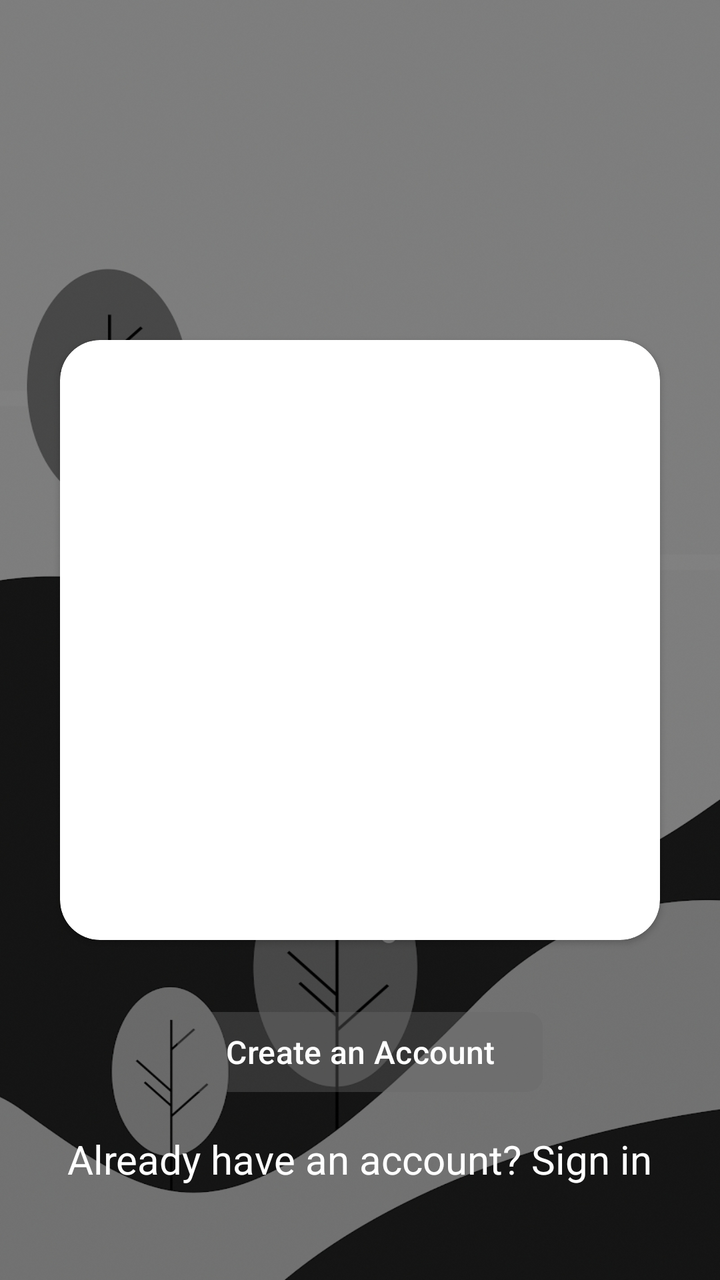
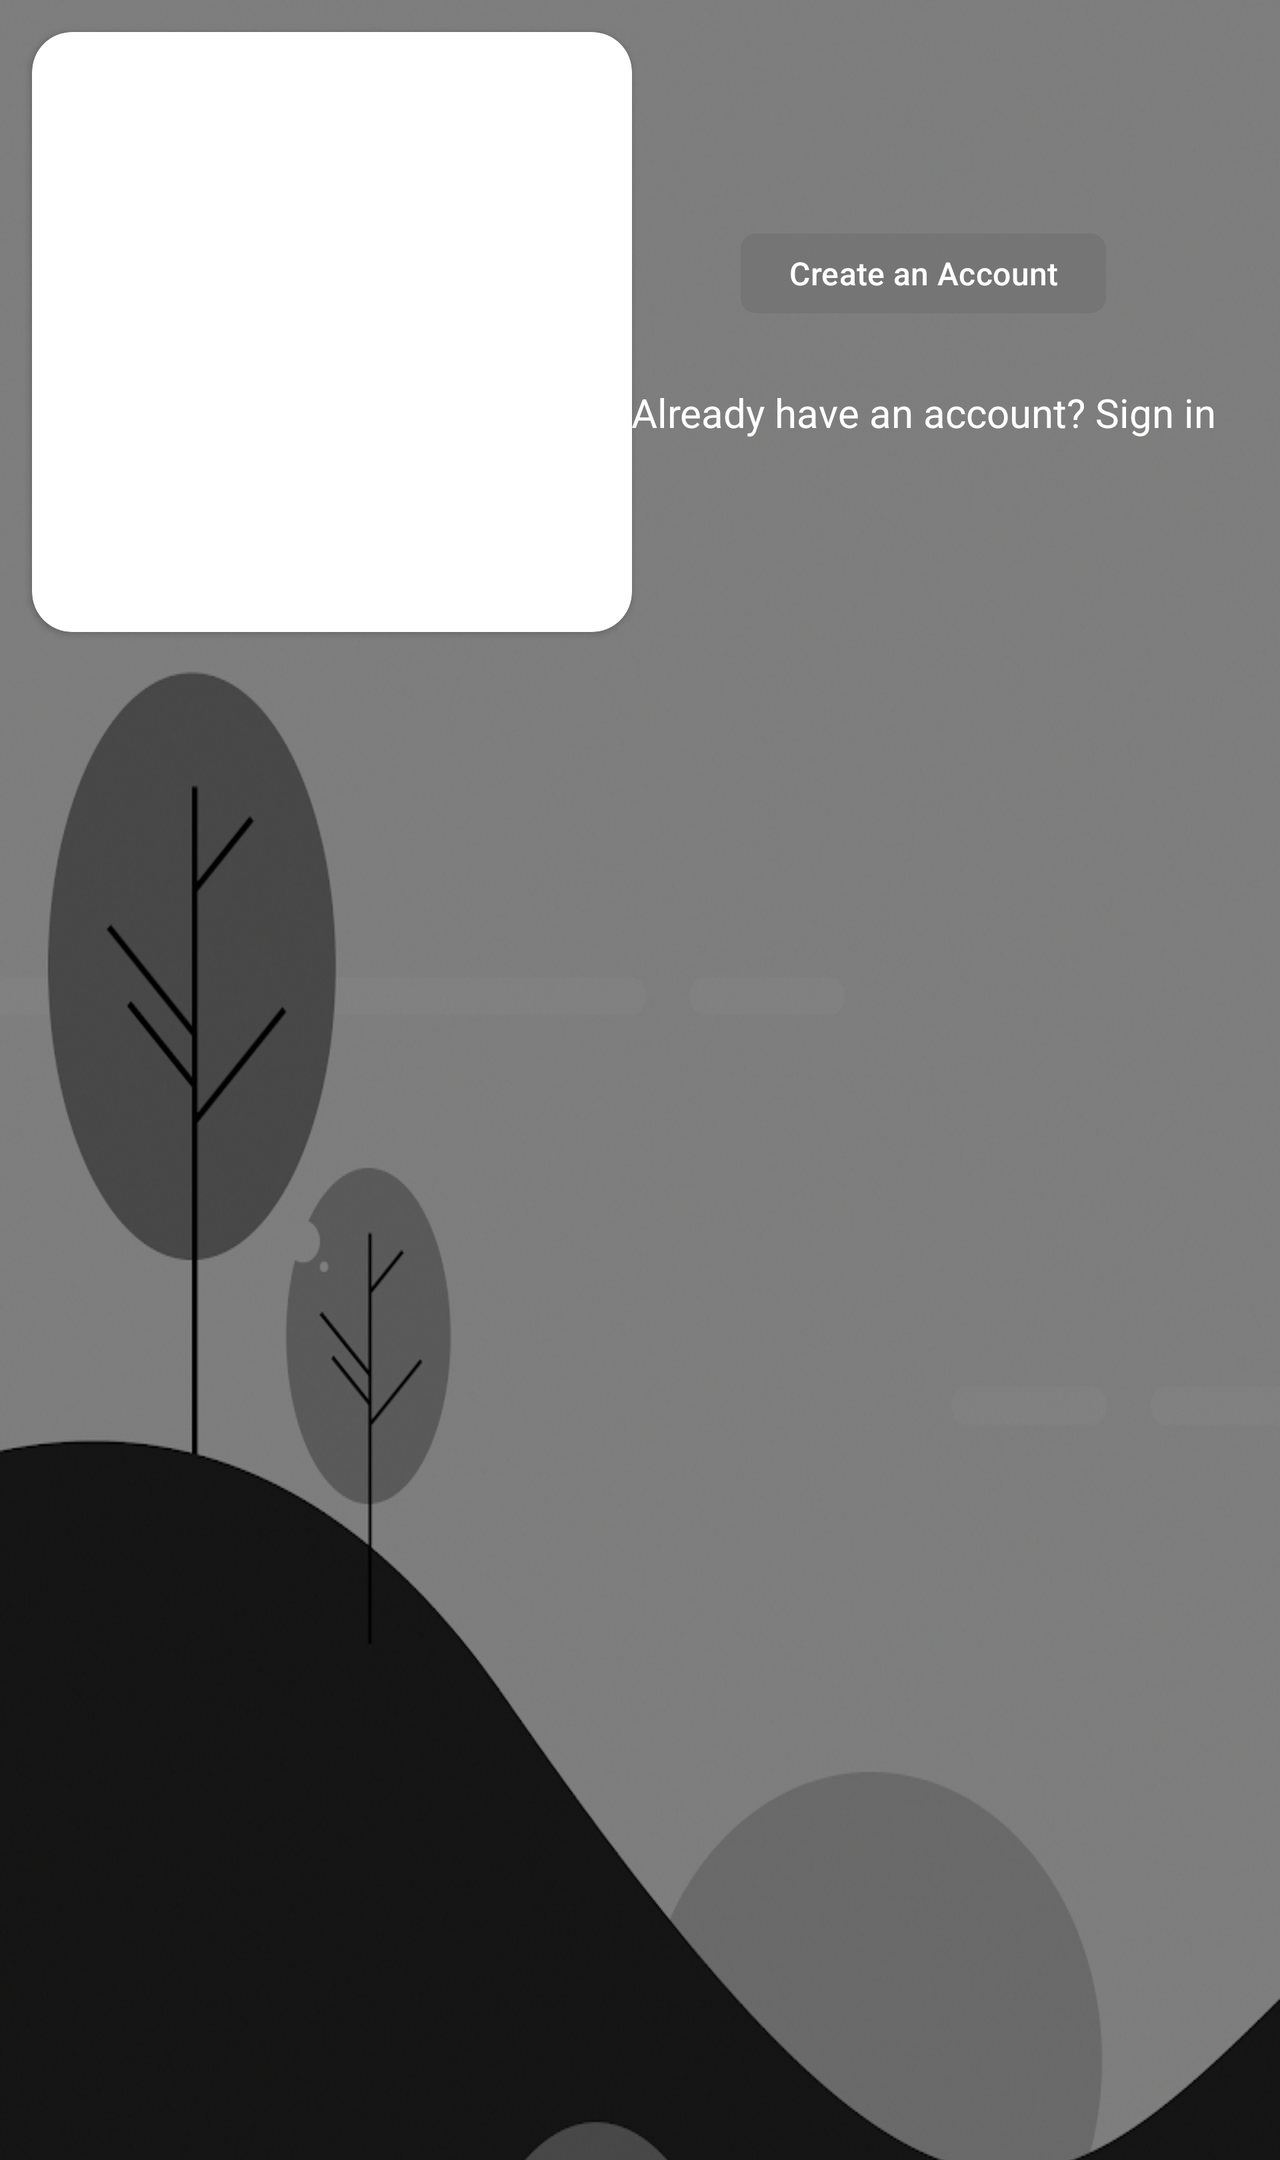

First picture: res/layout/ on a phone held upright. Second picture: the repository's own variant of that layout, on a device whose configuration matches the variant's folder. Source for both follows.
<!-- AndroidManifest.xml: application theme Theme.MeetUP -->
<!-- res/layout/activity_ror_l.xml -->
<?xml version="1.0" encoding="utf-8"?>
<RelativeLayout
    xmlns:android="http://schemas.android.com/apk/res/android"
    xmlns:app="http://schemas.android.com/apk/res-auto"
    xmlns:tools="http://schemas.android.com/tools"
    android:layout_width="match_parent"
    android:layout_height="match_parent"
    android:background="@drawable/background"
    android:fitsSystemWindows="true"
    tools:context=".RorL">

    
    <androidx.cardview.widget.CardView
        android:id="@+id/image_view_card"
        android:layout_width="300dp"
        android:layout_height="300dp"
        app:cardCornerRadius="20dp"
        android:layout_centerInParent="true">

        
        <androidx.viewpager.widget.ViewPager
            android:id="@+id/image_viewpager"
            android:layout_width="match_parent"
            android:layout_height="match_parent" />

    </androidx.cardview.widget.CardView>

    
    <com.google.android.material.button.MaterialButton
        android:id="@+id/register"
        android:layout_width="wrap_content"
        android:layout_height="wrap_content"
        android:text="Create an Account"
        android:textColor="@color/white"
        android:textSize="16sp"
        app:cornerRadius="8dp"
        android:backgroundTint="#36696969"
        android:layout_below="@id/image_view_card"
        android:layout_centerHorizontal="true"
        android:layout_marginTop="32dp" />

    <TextView
        android:id="@+id/login"
        android:layout_width="wrap_content"
        android:layout_height="wrap_content"
        android:text="Already have an account? Sign in"
        android:textSize="20sp"
        android:textColor="@android:color/white"
        android:clickable="true"
        android:layout_below="@id/register"
        android:layout_centerHorizontal="true"
        android:layout_marginTop="16dp" />


</RelativeLayout>
<!-- resources referenced by this layout -->
<resources>
  <!-- drawable background: jpg bitmap (drawable, 314797 bytes) -->
  <!-- from res/values-v23/ -->
  <style name="Theme.MeetUP" parent="Base.Theme.MeetUP">
          
          <item name="android:navigationBarColor">@android:color/transparent</item>
          <item name="android:statusBarColor">@android:color/transparent</item>
          <item name="android:windowLightStatusBar">?attr/isLightTheme</item>
      </style>
  <style name="Base.Theme.MeetUP" parent="Theme.Material3.DayNight.NoActionBar">
          
          
      </style>
</resources>
<!-- res/layout-land/activity_ror_l.xml (the repository's variant of the layout above) -->
<!-- drawn on the phone turned sideways -->
<?xml version="1.0" encoding="utf-8"?>
<ScrollView
    xmlns:android="http://schemas.android.com/apk/res/android"
    xmlns:app="http://schemas.android.com/apk/res-auto"
    xmlns:tools="http://schemas.android.com/tools"
    android:layout_width="match_parent"
    android:layout_height="match_parent"
    android:background="@drawable/background"
    android:fitsSystemWindows="true"
    tools:context=".RorL">

    <androidx.constraintlayout.widget.ConstraintLayout
        android:layout_width="match_parent"
        android:layout_height="wrap_content">

        
        <androidx.cardview.widget.CardView
            android:id="@+id/image_view_card"
            android:layout_width="300dp"
            android:layout_height="300dp"
            app:cardCornerRadius="20dp"
            app:layout_constraintStart_toStartOf="parent"
            app:layout_constraintTop_toTopOf="parent"
            app:layout_constraintBottom_toBottomOf="parent"
            android:layout_marginStart="16dp"
            android:layout_marginTop="16dp"
            android:layout_marginBottom="16dp">

            
            <androidx.viewpager.widget.ViewPager
                android:id="@+id/image_viewpager"
                android:layout_width="match_parent"
                android:layout_height="match_parent" />
        </androidx.cardview.widget.CardView>

        
        <LinearLayout
            android:id="@+id/right_side_layout"
            android:layout_width="wrap_content"
            android:layout_height="wrap_content"
            android:orientation="vertical"
            android:gravity="center"
            app:layout_constraintTop_toTopOf="parent"
            app:layout_constraintBottom_toBottomOf="parent"
            app:layout_constraintEnd_toEndOf="parent"
            android:layout_marginEnd="16dp">

            
            <com.google.android.material.button.MaterialButton
                android:id="@+id/register"
                android:layout_width="wrap_content"
                android:layout_height="wrap_content"
                android:text="Create an Account"
                android:textColor="@color/white"
                android:textSize="16sp"
                app:cornerRadius="8dp"
                android:backgroundTint="#36696969"
                android:layout_margin="16dp" />

            
            <TextView
                android:id="@+id/login"
                android:layout_width="wrap_content"
                android:layout_height="wrap_content"
                android:text="Already have an account? Sign in"
                android:textSize="20sp"
                android:textColor="@android:color/white"
                android:clickable="true"
                android:layout_margin="16dp" />
        </LinearLayout>
    </androidx.constraintlayout.widget.ConstraintLayout>
</ScrollView>
